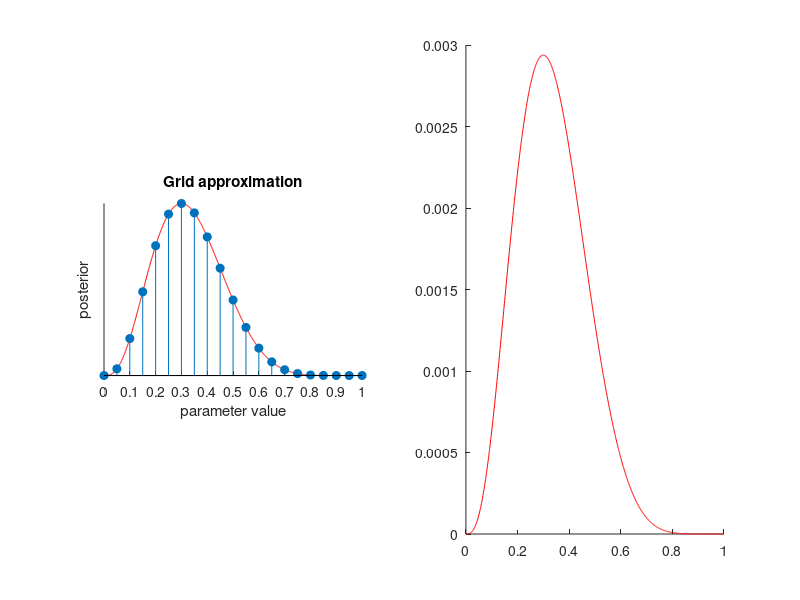

MATLAB code to generate this figure: (Note: this script raises an error after producing the figure.)
function generateGridVsMCMCschematic

%% true distribution
% k heads out of T coin tosses
k=3;T=10;

thetai = linspace(0,1,1000);
postTrue = betapdf(thetai,1+k,1+(T-k));
postTrue = postTrue./max(postTrue);



%% GRID APPROXIMATION
theta_vec=linspace(0,1,21);
for n=1:numel(theta_vec)
	
	% calculate joint
	logp=0;
	logp=logp+log(betapdf(theta_vec(n),1,1));
	logp=logp+log(binopdf(k,T,theta_vec(n)));
	p(n) = exp(logp);
end


p = p./max(p);

figure(1), clf
subplot(1,2,1), plot(thetai,postTrue,'r-'), hold on


subplot(1,2,1)
stem(theta_vec,p,'filled')
box off
xlabel('parameter value')
ylabel('posterior')
axis tight
set(gca,'YTick',[],...
	'XTick',[0:0.1:1],...
	'PlotBoxAspectRatio',[1.5 1 1])
title('Grid approximation','FontWeight','Bold')


%% samples
% This is just a schematic diagram, so the code below does not atually
% conduct MCMC sampling. We just draw samples from a known posterior.
nsamples = 200;
R = betarnd(1+k,1+(T-k), nsamples,1)';

subplot(1,2,2), hold on




postTrue = postTrue./sum(postTrue);
subplot(1,2,2), plot(thetai,postTrue,'r-')

% kernel density estimate
dens = ksdensity(R,thetai,'support',[0 1]);
dens=  dens./sum(dens);
plot(thetai,dens)

ymax = max(get(gca,'YLim'));

% rug plot
plot([R;R], [zeros(size(R));ones(size(R)).*0.05*ymax],...
	'k',...
	'LineWidth',1)
hold on

box off
xlabel('parameter value')
ylabel('posterior')
axis tight
set(gca,'YTick',[],...
	'XTick',[0:0.1:1],...
	'PlotBoxAspectRatio',[1.5 1 1])
title('MCMC sampling','FontWeight','Bold')


%% Export
latex_fig(12, 7, 3)

% Export in .fig and .pdf
cd('figs')
figure(1), export_fig param_estimation -pdf -m1
figure(1), hgsave('param_estimation')
cd('..')
end